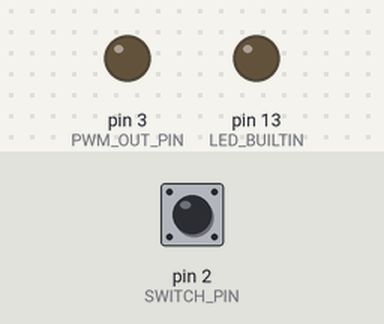
Simulated run of this sketch. Board: Teensy 4. Parts: output pins drawn as LEDs (lit = HIGH). The inputs (shaded band) are chosen by the test bench; at power-on: pin 2 (SWITCH_PIN) HIGH.

Above: at 1.2 s.
1.3 s: pin 2 (SWITCH_PIN) pulled LOW for 0.15 s
At 1.42 s:
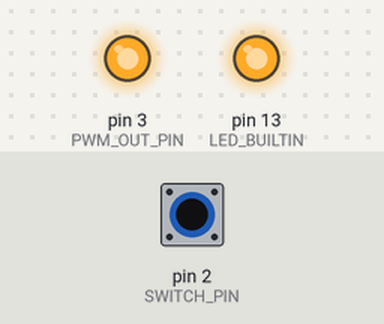
3.0 s: pin 2 (SWITCH_PIN) pulled LOW for 3.2 s
At 6.8 s:
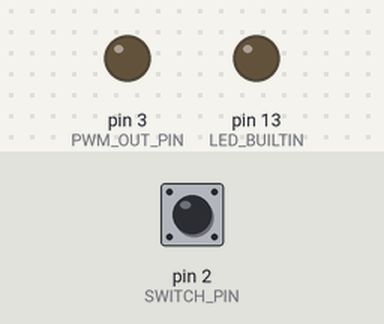
Timing chart, 0 to 8.3 s (numbered marks = the images above; inputs shaded):
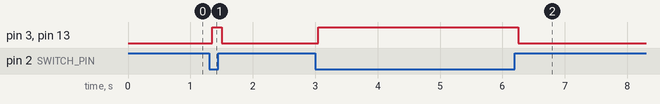

Measured:
- after the input at 1.3 s, pin 3 (PWM_OUT_PIN), pin 13 (LED_BUILTIN): LOW → HIGH after 0.05 s, → LOW 0.15 s later
- after the input at 3.0 s, pin 3 (PWM_OUT_PIN), pin 13 (LED_BUILTIN): LOW → HIGH after 0.05 s, → LOW 3.2 s later

The sketch:

test_magnet.ino
```cpp
#include <stdio.h>

#define SWITCH_PIN 2
volatile bool switchState = HIGH; // Store the current switch state
const unsigned long debounceDelay = 50; // Debounce delay in milliseconds
IntervalTimer myTimer;             // Create an interval timer
unsigned long lastDebounceTime = 0; // Timestamp of the last switch state change
volatile bool timerRunning = false;         // Flag to indicate if the timer is running
elapsedMillis sinceLastLoop;

#define PWM_OUT_PIN 3
#define PWM_MAX 255
#define PWM_MIN 0

void handleSwitchChange() {
    unsigned long currentTime = millis(); // Get the current time

    // Check if the debounce delay has passed
    if (currentTime - lastDebounceTime > debounceDelay) {
      startTimer();
      lastDebounceTime = currentTime; // Update the last debounce time
    }
}

// Interrupt service routine for starting the timer
void startTimer() {
    // Start the timer if it's not already running
    if (!timerRunning) {
        myTimer.begin(timerCallback, debounceDelay * 1000); // Convert to microseconds
        timerRunning = true;
    }
}

// Timer callback function
void timerCallback() {
    // Stop the timer after handling the switch state
    myTimer.end();
    timerRunning = false;
    // Read the state of the switch
    switchState = digitalRead(SWITCH_PIN);
    if (!switchState) {
      digitalWrite(LED_BUILTIN, HIGH);
      digitalWrite(PWM_OUT_PIN, HIGH);
    } else {
      digitalWrite(LED_BUILTIN, LOW);
      digitalWrite(PWM_OUT_PIN, LOW);
    }
}

void setup() {
  //Setup switch input pin
  pinMode(SWITCH_PIN, INPUT_PULLUP);     // Set the switch pin as input with internal pull-up resistor
  attachInterrupt(digitalPinToInterrupt(SWITCH_PIN), startTimer, CHANGE);

  // set LED outputs
  pinMode(LED_BUILTIN, OUTPUT);
  digitalWrite(LED_BUILTIN, LOW);

  //set PWM Outputs
  pinMode(PWM_OUT_PIN, OUTPUT);
  digitalWrite(PWM_OUT_PIN, LOW);
}

void loop() {
  //
}
```
